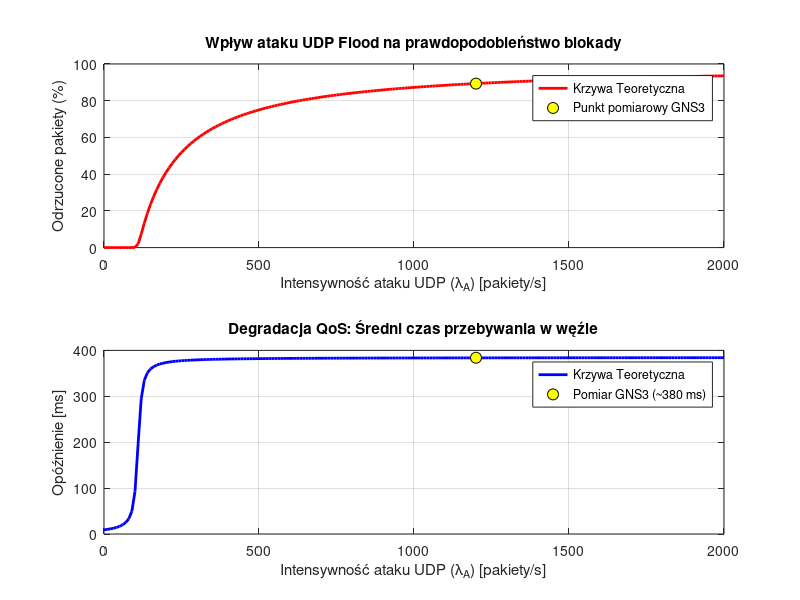

The MATLAB script that drew this image:
% 1. Parametry wejściowe systemu
mu = 130;           %  Przepustowość routera.  K/mu (50/130 = 0.384 s = 384 ms)
K = 50;             %  Rozmiar bufora 
lambda_L = 20;      %  Ruch legalny (pojedynczu ping PC1)

% 2. Wektor ataku (co 10 sek)
lambda_A = 0:10:2000; 
N = length(lambda_A);

% Inicjalizacja tablic na wyniki
P_K = zeros(1, N);      % Prawdopodobieństwo blokady
Delay = zeros(1, N);    % Opóźnienie (czas oczekiwania)

% 3. Pętla obliczeniowa dla każdej intensywności ataku
for i = 1:N
    lambda_total = lambda_L + lambda_A(i);
    rho = lambda_total / mu; % Obciążenie systemu
    
    % Zabezpieczenie przed dzieleniem przez zero dla rho = 1
    if rho == 1
        P_K(i) = 1 / (K + 1);
        L = K / 2;
    else
        % Wzór na prawdopodobieństwo blokady
        P_K(i) = ((1 - rho) / (1 - rho^(K+1))) * rho^K;
        % Wzór na średnią liczbę pakietów w systemie
        L = (rho / (1 - rho)) - ((K + 1) * rho^(K+1) / (1 - rho^(K+1)));
    end
    
    % Obliczenie opóźnienia z Prawa Little'a
    lambda_eff = lambda_total * (1 - P_K(i));
    Delay(i) = L / lambda_eff;
end

% 4. Generowanie Wykresów
figure;

% Wykres 1: Prawdopodobieństwo blokady
subplot(2,1,1);
plot(lambda_A, P_K * 100, 'r', 'LineWidth', 2);
hold on;
% Dodanie punktu pomiarowego z GNS3 
plot(1200, 89.3, 'ko', 'MarkerFaceColor', 'y', 'MarkerSize', 8);
title('Wpływ ataku UDP Flood na prawdopodobieństwo blokady');
xlabel('Intensywność ataku UDP (\lambda_A) [pakiety/s]');
ylabel('Odrzucone pakiety (%)');
legend('Krzywa Teoretyczna', 'Punkt pomiarowy GNS3');
grid on;

% Wykres 2: Średnie opóźnienie w routerze
subplot(2,1,2);
plot(lambda_A, Delay * 1000, 'b', 'LineWidth', 2); 
hold on;
% Dodanie punktu pomiarowego z GNS3 (Atak 1200 pkt/s spowodował opóźnienie ok. 384 ms)
plot(1200, 384, 'ko', 'MarkerFaceColor', 'y', 'MarkerSize', 8);
title('Degradacja QoS: Średni czas przebywania w węźle');
xlabel('Intensywność ataku UDP (\lambda_A) [pakiety/s]');
ylabel('Opóźnienie [ms]');
legend('Krzywa Teoretyczna', 'Pomiar GNS3 (~380 ms)');
grid on;
